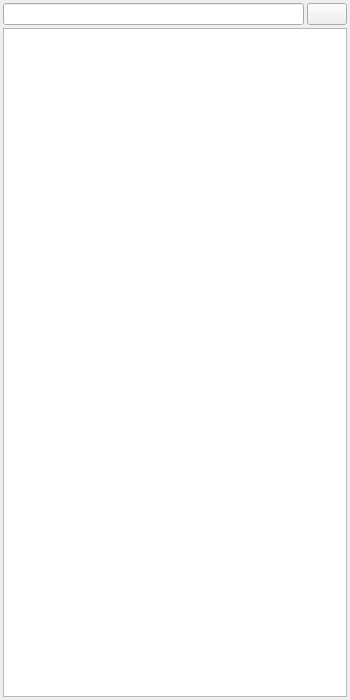
<?xml version="1.0" encoding="UTF-8"?>
<ui version="4.0">
 <class>NotesBrowser</class>
 <widget class="QWidget" name="NotesBrowser">
  <property name="geometry">
   <rect>
    <x>0</x>
    <y>0</y>
    <width>350</width>
    <height>700</height>
   </rect>
  </property>
  <property name="minimumSize">
   <size>
    <width>350</width>
    <height>700</height>
   </size>
  </property>
  <property name="windowTitle">
   <string>Form</string>
  </property>
  <layout class="QGridLayout" name="gridLayout">
   <property name="leftMargin">
    <number>3</number>
   </property>
   <property name="topMargin">
    <number>3</number>
   </property>
   <property name="rightMargin">
    <number>3</number>
   </property>
   <property name="bottomMargin">
    <number>3</number>
   </property>
   <property name="spacing">
    <number>3</number>
   </property>
   <item row="0" column="0">
    <widget class="QLineEdit" name="search"/>
   </item>
   <item row="0" column="1">
    <widget class="QPushButton" name="clear_btn">
     <property name="text">
      <string/>
     </property>
     <property name="icon">
      <iconset resource="resources.qrc">
       <normaloff>:/Resources/remove.png</normaloff>:/Resources/remove.png</iconset>
     </property>
    </widget>
   </item>
   <item row="1" column="0" colspan="2">
    <widget class="QTreeWidget" name="tree">
     <property name="contextMenuPolicy">
      <enum>Qt::ContextMenuPolicy::CustomContextMenu</enum>
     </property>
     <property name="headerHidden">
      <bool>true</bool>
     </property>
     <column>
      <property name="text">
       <string notr="true">1</string>
      </property>
     </column>
    </widget>
   </item>
  </layout>
 </widget>
 <resources>
  <include location="resources.qrc"/>
 </resources>
 <connections/>
</ui>
